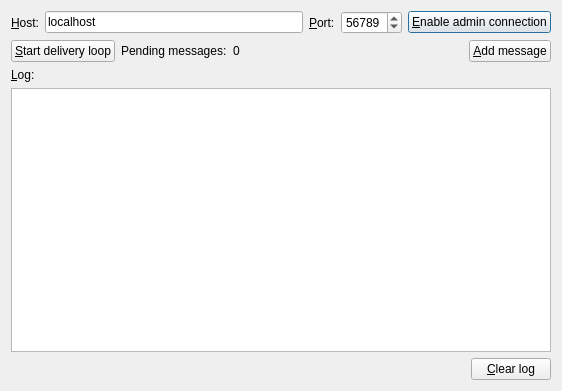
<?xml version="1.0" encoding="UTF-8"?>
<ui version="4.0">
 <class>Server</class>
 <widget class="QDialog" name="Server">
  <property name="geometry">
   <rect>
    <x>0</x>
    <y>0</y>
    <width>562</width>
    <height>391</height>
   </rect>
  </property>
  <property name="minimumSize">
   <size>
    <width>290</width>
    <height>220</height>
   </size>
  </property>
  <property name="windowTitle">
   <string>Server</string>
  </property>
  <layout class="QVBoxLayout" name="verticalLayout">
   <item>
    <layout class="QHBoxLayout" name="horizontalLayout_3">
     <item>
      <widget class="QLabel" name="label_2">
       <property name="text">
        <string>&amp;Host:</string>
       </property>
       <property name="buddy">
        <cstring>hostLineEdit</cstring>
       </property>
      </widget>
     </item>
     <item>
      <widget class="QLineEdit" name="hostLineEdit">
       <property name="text">
        <string>localhost</string>
       </property>
      </widget>
     </item>
     <item>
      <widget class="QLabel" name="label_3">
       <property name="text">
        <string>&amp;Port:</string>
       </property>
       <property name="buddy">
        <cstring>portSpinBox</cstring>
       </property>
      </widget>
     </item>
     <item>
      <widget class="QSpinBox" name="portSpinBox">
       <property name="minimum">
        <number>49152</number>
       </property>
       <property name="maximum">
        <number>65535</number>
       </property>
       <property name="value">
        <number>56789</number>
       </property>
      </widget>
     </item>
     <item>
      <widget class="QPushButton" name="toggleAdminConnectionPushButton">
       <property name="text">
        <string>&amp;Enable admin connection</string>
       </property>
      </widget>
     </item>
    </layout>
   </item>
   <item>
    <layout class="QHBoxLayout" name="horizontalLayout">
     <item>
      <widget class="QPushButton" name="startStopDeliveryLoopPushButton">
       <property name="text">
        <string>&amp;Start delivery loop</string>
       </property>
      </widget>
     </item>
     <item>
      <widget class="QLabel" name="label">
       <property name="text">
        <string>Pending messages:</string>
       </property>
      </widget>
     </item>
     <item>
      <widget class="QLabel" name="pendingMessagesCountLabel">
       <property name="text">
        <string>0</string>
       </property>
      </widget>
     </item>
     <item>
      <spacer name="horizontalSpacer_2">
       <property name="orientation">
        <enum>Qt::Horizontal</enum>
       </property>
       <property name="sizeHint" stdset="0">
        <size>
         <width>40</width>
         <height>20</height>
        </size>
       </property>
      </spacer>
     </item>
     <item>
      <widget class="QPushButton" name="addMessagePushButton">
       <property name="text">
        <string>&amp;Add message</string>
       </property>
      </widget>
     </item>
    </layout>
   </item>
   <item>
    <layout class="QVBoxLayout" name="verticalLayout_5">
     <item>
      <layout class="QVBoxLayout" name="verticalLayout_4">
       <item>
        <widget class="QLabel" name="label_5">
         <property name="text">
          <string>&amp;Log:</string>
         </property>
         <property name="buddy">
          <cstring>logTextEdit</cstring>
         </property>
        </widget>
       </item>
       <item>
        <widget class="QTextEdit" name="logTextEdit">
         <property name="readOnly">
          <bool>true</bool>
         </property>
        </widget>
       </item>
      </layout>
     </item>
     <item>
      <layout class="QHBoxLayout" name="horizontalLayout_2">
       <item>
        <spacer name="horizontalSpacer">
         <property name="orientation">
          <enum>Qt::Horizontal</enum>
         </property>
         <property name="sizeHint" stdset="0">
          <size>
           <width>40</width>
           <height>20</height>
          </size>
         </property>
        </spacer>
       </item>
       <item>
        <widget class="QPushButton" name="clearLogPushButton">
         <property name="text">
          <string>&amp;Clear log</string>
         </property>
        </widget>
       </item>
      </layout>
     </item>
    </layout>
   </item>
  </layout>
 </widget>
 <resources/>
 <connections>
  <connection>
   <sender>clearLogPushButton</sender>
   <signal>clicked()</signal>
   <receiver>logTextEdit</receiver>
   <slot>clear()</slot>
   <hints>
    <hint type="sourcelabel">
     <x>305</x>
     <y>456</y>
    </hint>
    <hint type="destinationlabel">
     <x>258</x>
     <y>393</y>
    </hint>
   </hints>
  </connection>
 </connections>
</ui>
